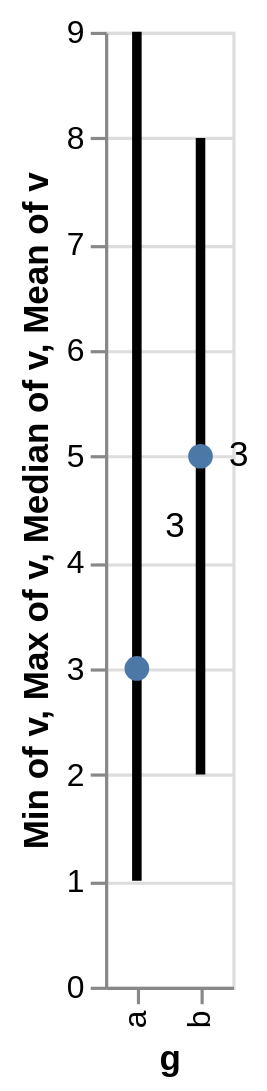

Vega-Lite specification stored for this chart:
### Vega-Lite specification from a JSON file in a GitHub repository (floating-point values rounded to 4 significant figures)
{"$schema": "https://vega.github.io/schema/vega-lite/v6.json", "description": "Four aggregates over one column, including the two that only compare.", "data": {"values": [{"g": "a", "v": 3}, {"g": "a", "v": 9}, {"g": "a", "v": 1}, {"g": "b", "v": 5}, {"g": "b", "v": 2}, {"g": "b", "v": 8}]}, "layer": [{"mark": {"type": "rule", "size": 3}, "encoding": {"y": {"aggregate": "min", "field": "v", "type": "quantitative"}, "y2": {"aggregate": "max", "field": "v"}}}, {"mark": {"type": "point", "filled": true, "size": 60}, "encoding": {"y": {"aggregate": "median", "field": "v", "type": "quantitative"}}}, {"mark": {"type": "text", "dx": 12}, "encoding": {"y": {"aggregate": "mean", "field": "v", "type": "quantitative"}, "text": {"aggregate": "count", "type": "quantitative"}}}], "encoding": {"x": {"field": "g", "type": "nominal"}}}
